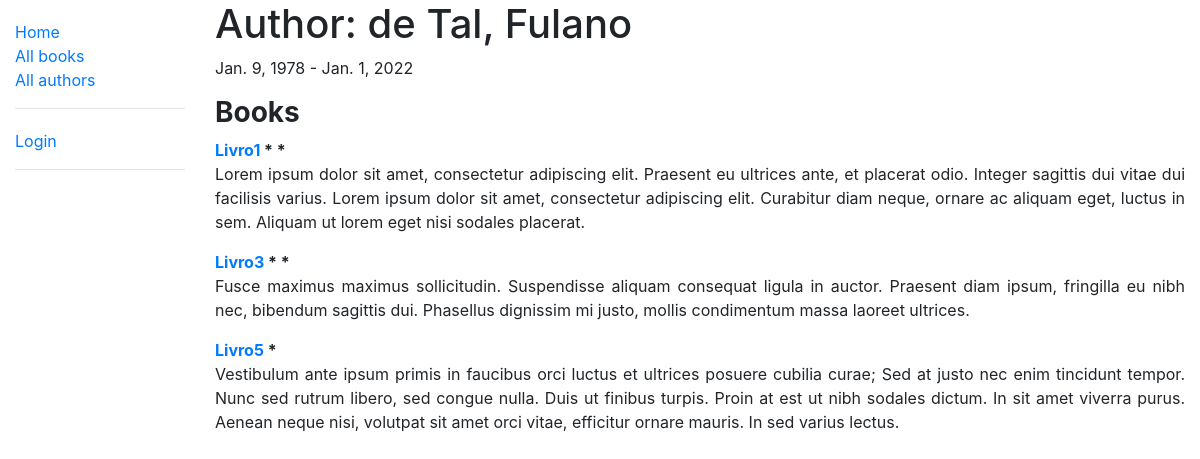
The app's page /catalog/author/1 with its own data.
### catalog/models.py (models this page shows, shortened)
class Author(models.Model):
    first_name = models.CharField(max_length=100)
    last_name = models.CharField(max_length=100)
    date_of_birth = models.DateField(null=True, blank=True)
    date_of_death = models.DateField('died', null=True, blank=True)
    class Meta:
        ordering = ['last_name', 'first_name']

class Book(models.Model):
    title = models.CharField(max_length=200)
    author = models.ForeignKey('Author', on_delete=models.SET_NULL, null=True)
    summary = models.TextField(max_length=1000, help_text='Entre com uma descrição do livro')
    isbn = models.CharField(
        'ISBN',
        max_length=13,
        help_text='13 Character <a href="https://www.isbn-international.org/content/what-isbn">ISBN number</a>'
    )
    genre = models.ManyToManyField(Genre, help_text='Selecione um gênero para este livro')
    language = models.ForeignKey('Language', on_delete=models.SET_NULL, null=True)
    def __str__(self):
        return self.title
    def display_genre(self):
        """Cria uma string para o gênero. Isso é necessário para mostrar o gênero no model localizado em Admin.py"""
        return ', '.join(genre.name for genre in self.genre.all()[:3])
    display_genre.short_description = 'Genre'

class BookInstance(models.Model):
    id = models.UUIDField(
        primary_key=True,
        default=uuid.uuid4,
        help_text='ID único deste livro partícular em toda a biblioteca'
    )
    book = models.ForeignKey('Book', on_delete=models.SET_NULL, null=True)
    imprint = models.CharField(max_length=200)
    due_back = models.DateField(null=True, blank=True)
    borrower = models.ForeignKey(User, on_delete=models.SET_NULL, null=True, blank=True)
    LOAN_STATUS = (
        ('m', 'Maintenance'),
        ('o', 'On loan'),
        ('a', 'Available'),
        ('r', 'Reserved'),
    )
    status = models.CharField(
        max_length=1,
        choices=LOAN_STATUS,
        blank=True,
        default='m',
        help_text='Disponibilidade do livro',
    )
    class Meta:
        ordering = ['due_back']
        permissions = (('can_mark_returned', 'Set book as returned'),)

### catalog/views.py (the view)
# urls.py: path('author/<int:pk>', views.author_detail_view, name='author-detail'),
def author_detail_view(request, pk):
    authors = Author.objects.filter(pk=pk)
    books = Book.objects.filter(author=pk).order_by('title')
    instances = BookInstance.objects.filter(book__author__id=pk)
    context = {
        'authors': authors,
        'books': books,
        'instances': instances
    }
    return render(request, 'catalog/author_detail.html', context)

### catalog/templates/catalog/author_detail.html (shortened to what this page needs)
{% extends "base.html" %}
{% block content %}
    <h1>Author:
        {% for author in authors %}
            {{ author.last_name }}, {{ author.first_name }}
        {% endfor %}
    </h1>
    <p >
        {% for author in authors %}
            {{author.date_of_birth}} {% if author.date_of_death %} - {{ author.date_of_death }} {% endif %}
        {% endfor %}
    </p>
    <h3><strong>Books</strong></h3>
    {% for book in books %}
        <strong><a href="{% url 'book-detail' book.pk %}">{{ book }}</a>
                {% for instance in instances %}
                    {% if instance.book == book %}
                        {{ instance.count }}*
                    {% endif %}
                {% endfor %}
        </strong>
        <p align="justify">{{ book.summary }}</p>
    {% endfor %}
{% endblock %}

### records on screen
Author: last_name "de Tal", first_name "Fulano", date_of_birth "Jan. 9, 1978", date_of_death "Jan. 1, 2022"
Book: title "Livro1", summary "Lorem ipsum dolor sit amet, consectetur adipiscing elit. Praesent eu ultrices ante, et placerat odio. Integer sagittis dui vitae dui facilisis varius. Lorem ipsum dolor sit amet, consectetur adipiscing elit. Curabitur diam neque, ornare ac aliquam eget, luctus in sem. Aliquam ut lorem eget nisi sodales placerat."
Book: title "Livro3", summary "Fusce maximus maximus sollicitudin. Suspendisse aliquam consequat ligula in auctor. Praesent diam ipsum, fringilla eu nibh nec, bibendum sagittis dui. Phasellus dignissim mi justo, mollis condimentum massa laoreet ultrices."
Book: title "Livro5", summary "Vestibulum ante ipsum primis in faucibus orci luctus et ultrices posuere cubilia curae; Sed at justo nec enim tincidunt tempor. Nunc sed rutrum libero, sed congue nulla. Duis ut finibus turpis. Proin at est ut nibh sodales dictum. In sit amet viverra purus. Aenean neque nisi, volutpat sit amet orci vitae, efficitur ornare mauris. In sed varius lectus."
